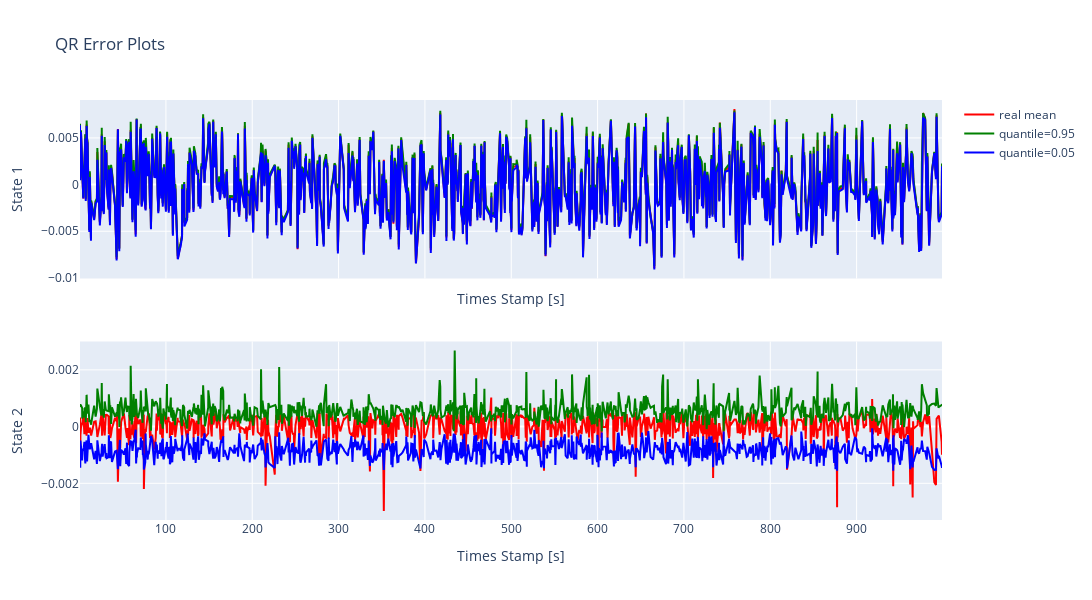

The notebook cell this image was saved under:
### Markdown cell above
This section visualises the quantile regression on the calibration data which the regressors has yet not seen.

### Code cell
dm.cqr_plot_qr_error()

### Figure 1 — Plotly figure (JSON) as saved in the notebook; plotly's stock layout.template omitted (floating-point values rounded to 4 significant figures; data arrays with more than 128 entries replaced by an {"elided": "..."} marker saying what was removed)
{"data": [{"line": {"color": "red"}, "mode": "lines", "name": "real mean", "showlegend": true, "type": "scatter", "x": {"elided": "1000 float values"}, "xaxis": "x", "y": {"elided": "1000 float values"}, "yaxis": "y"}, {"line": {"color": "green"}, "mode": "lines", "name": "quantile=0.95", "showlegend": true, "type": "scatter", "x": {"elided": "1000 float values"}, "xaxis": "x", "y": {"elided": "1000 float values"}, "yaxis": "y"}, {"line": {"color": "blue"}, "mode": "lines", "name": "quantile=0.05", "showlegend": true, "type": "scatter", "x": {"elided": "1000 float values"}, "xaxis": "x", "y": {"elided": "1000 float values"}, "yaxis": "y"}, {"line": {"color": "red"}, "mode": "lines", "name": "real mean", "showlegend": false, "type": "scatter", "x": {"elided": "1000 float values"}, "xaxis": "x2", "y": {"elided": "1000 float values"}, "yaxis": "y2"}, {"line": {"color": "green"}, "mode": "lines", "name": "quantile=0.95", "showlegend": false, "type": "scatter", "x": {"elided": "1000 float values"}, "xaxis": "x2", "y": {"elided": "1000 float values"}, "yaxis": "y2"}, {"line": {"color": "blue"}, "mode": "lines", "name": "quantile=0.05", "showlegend": false, "type": "scatter", "x": {"elided": "1000 float values"}, "xaxis": "x2", "y": {"elided": "1000 float values"}, "yaxis": "y2"}], "layout": {"height": 600, "showlegend": true, "title": {"text": "QR Error Plots"}, "width": 1800, "xaxis": {"anchor": "y", "domain": [0, 1], "matches": "x2", "showticklabels": false, "title": {"text": "Times Stamp [s]"}}, "xaxis2": {"anchor": "y2", "domain": [0, 1], "title": {"text": "Times Stamp [s]"}}, "yaxis": {"anchor": "x", "domain": [0.575, 1], "title": {"text": " State 1"}}, "yaxis2": {"anchor": "x2", "domain": [0, 0.425], "title": {"text": " State 2"}}}}
